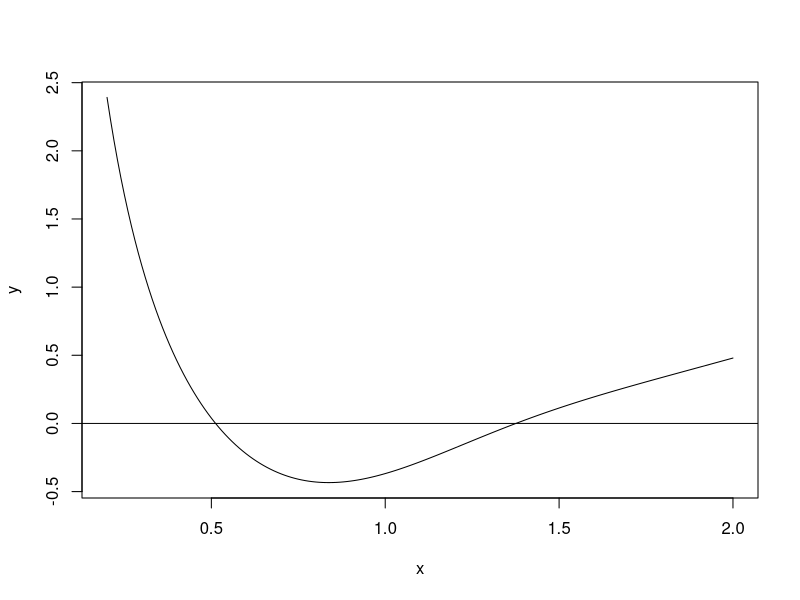

The R script that drew this image:
y.fun <-function (x) 
{
	y<-(log(x))^2-x*exp(-x^3) 
}

root.fun<- function () 
{ 
	x<-seq(0.2,2,0.01) 
	y<-y.fun(x) 
	dev.new() 
	plot(x,y,type="l") 
	abline(h=0) 
	r1 <- uniroot(y.fun,lower=0.2,upper=1)$root 
	r2 <- uniroot(y.fun,lower=1,upper=2)$root 
	cat("Roots : ", round(r1,4), " ", round(r2,4),"\n") 
}

root.fun()